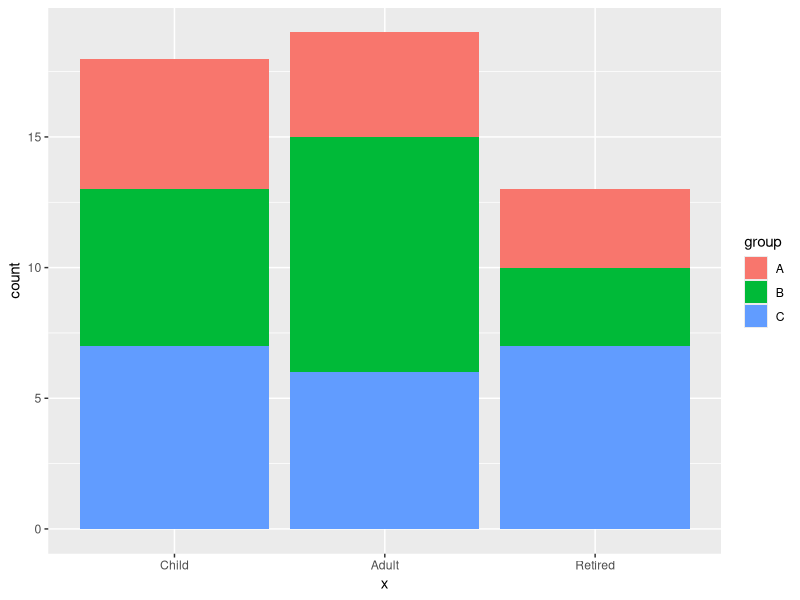
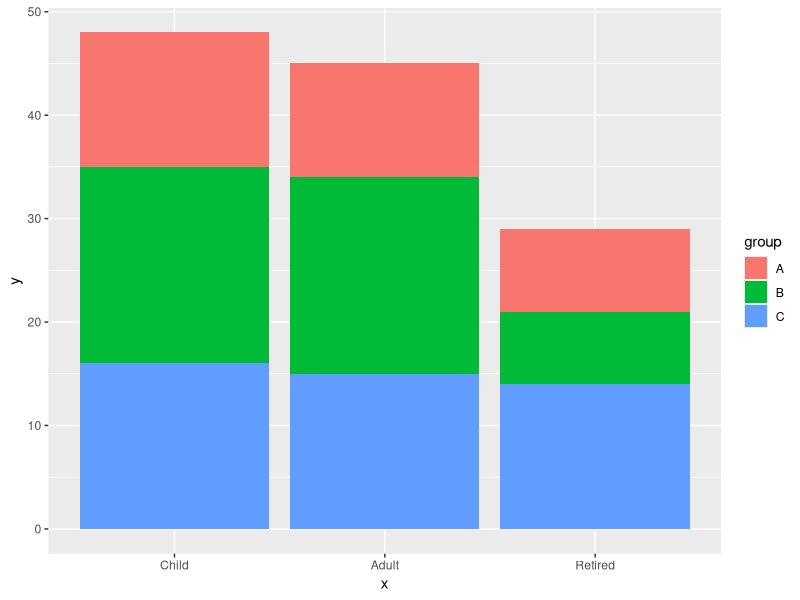
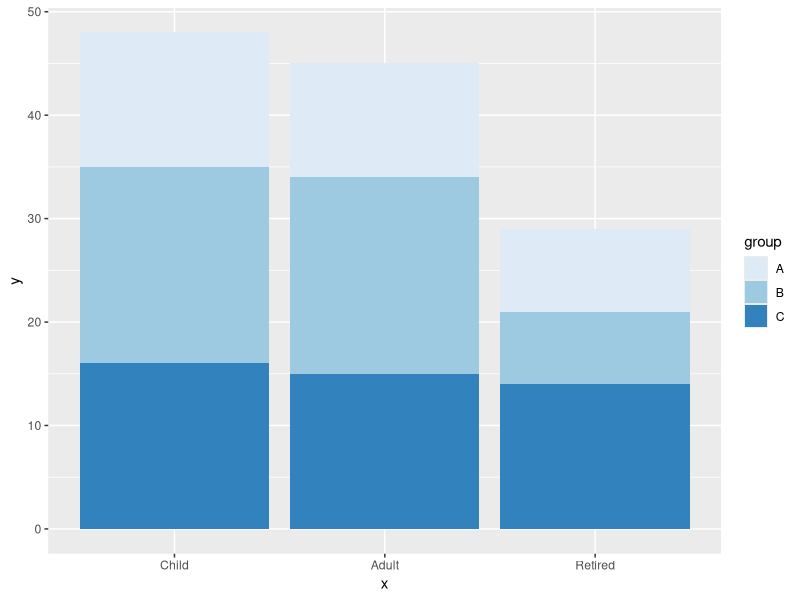
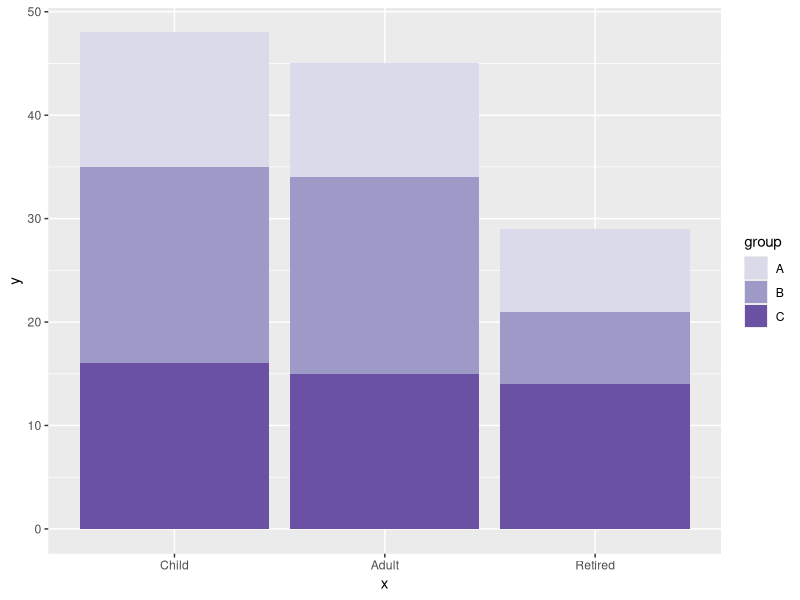
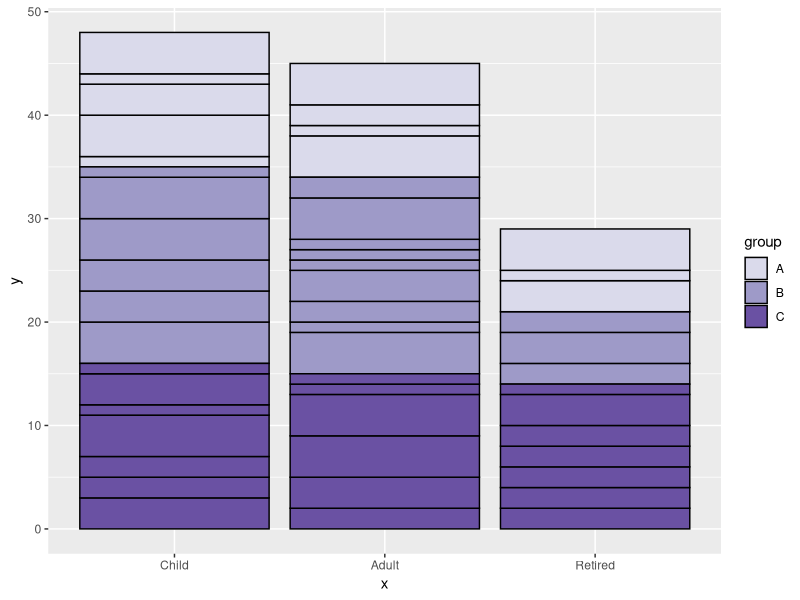
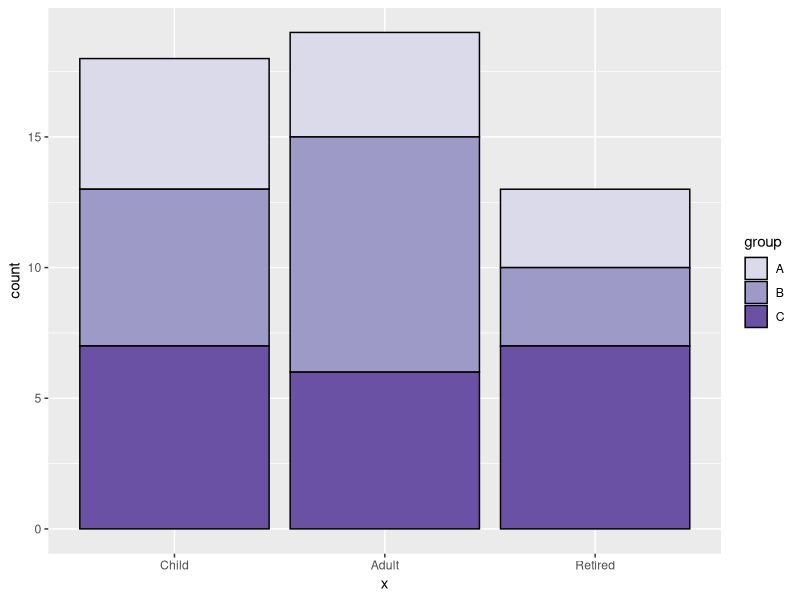
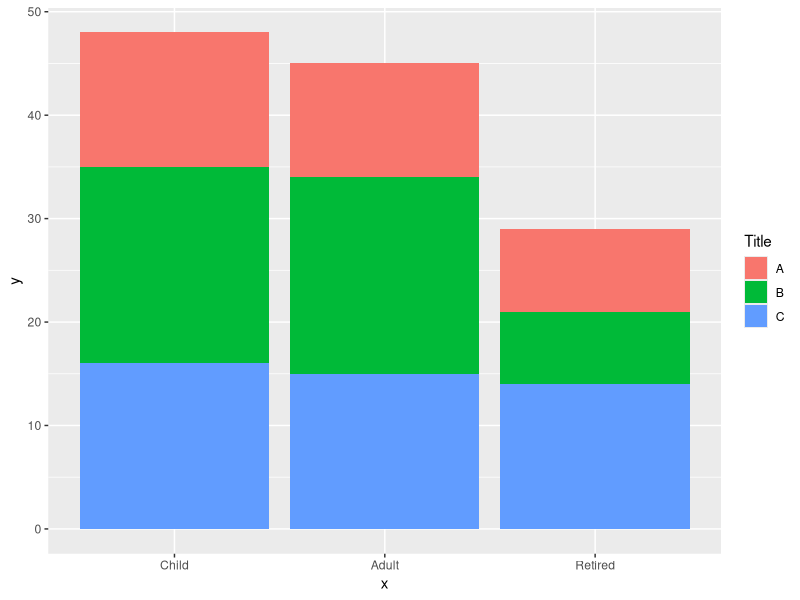
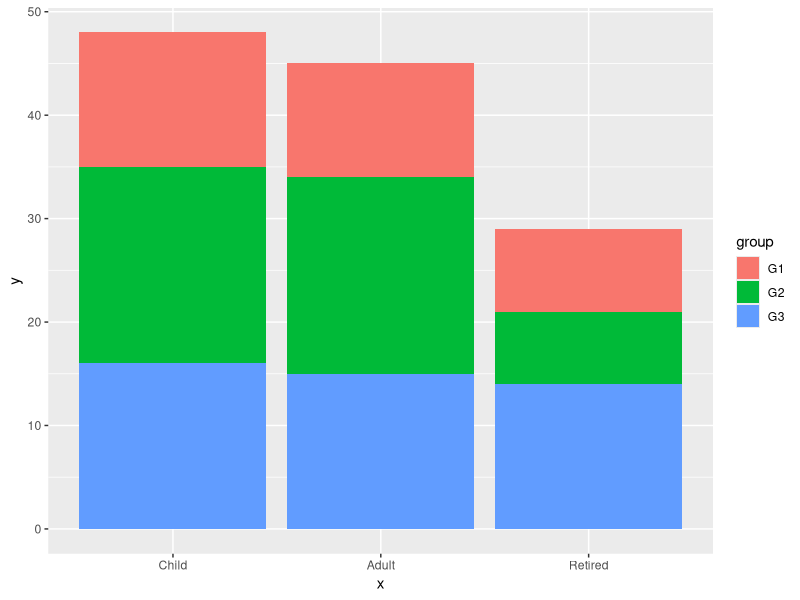

Write R code to recreate these figures, in order.
library(ggplot2)

# Data 
set.seed(1)

age <- factor(sample(c("Child", "Adult", "Retired"),
                     size = 50, replace = TRUE),
              levels = c("Child", "Adult", "Retired"))
hours <- sample(1:4, size = 50, replace = TRUE)
city <- sample(c("A", "B", "C"),
               size = 50, replace = TRUE)

df <- data.frame(x = age, y = hours, group = city)

# stat = “count”
ggplot(df, aes(x = x, fill = group)) + 
  geom_bar()

# stat = “identity”
ggplot(df, aes(x = x, y = y, fill = group)) + 
  geom_bar(stat = "identity")

# Predefined palette
ggplot(df, aes(x = x, y = y, fill = group)) + 
  geom_bar(stat = "identity") +
  scale_fill_brewer()

# Custom colors
ggplot(df, aes(x = x, y = y, fill = group)) + 
  geom_bar(stat = "identity") +
  scale_fill_manual(values = c("#DADAEB", "#9E9AC8", "#6A51A3"))

# Border color (stat = “identity”)
ggplot(df, aes(x = x, y = y, fill = group)) + 
  geom_bar(stat = "identity", color = "black") +
  scale_fill_manual(values = c("#DADAEB", "#9E9AC8", "#6A51A3"))

# Border color (stat = “count”)
ggplot(df, aes(x = x, fill = group)) + 
  geom_bar(color = "black") +
  scale_fill_manual(values = c("#DADAEB", "#9E9AC8", "#6A51A3"))

# Legend title
ggplot(df, aes(x = x, y = y, fill = group)) + 
  geom_bar(stat = "identity") +
  guides(fill = guide_legend(title = "Title"))

# Legend key labels
ggplot(df, aes(x = x, y = y, fill = group)) + 
  geom_bar(stat = "identity") +
  scale_fill_discrete(labels = c("G1", "G2", "G3"))

# Remove the legend
ggplot(df, aes(x = x, y = y, fill = group)) + 
  geom_bar(stat = "identity") +
  theme(legend.position = "none")
